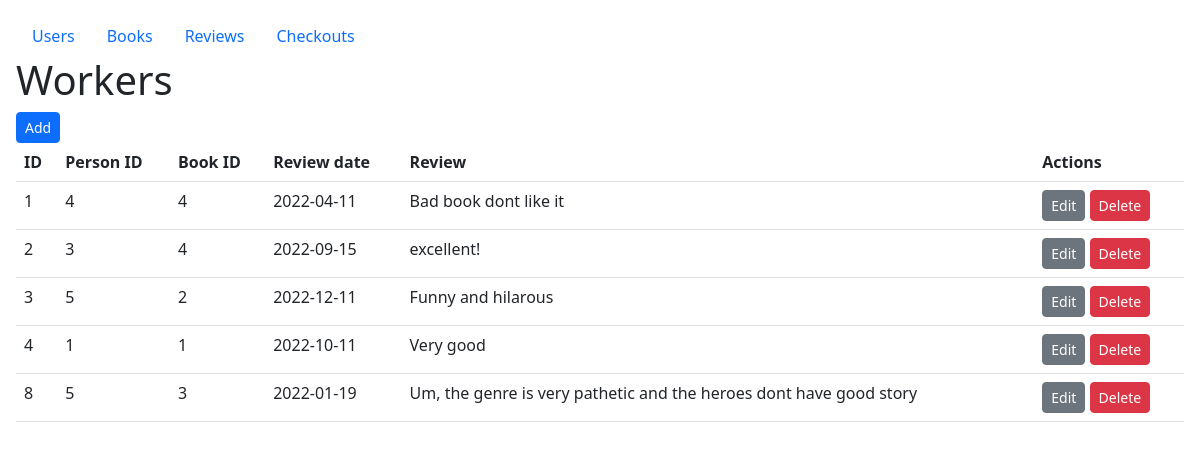
Screenshot of /reviews.php with the database file from the repository.
### tables this page shows
CREATE TABLE `reviews` (
  `id` int(255) NOT NULL,
  `Person_id` int(255) NOT NULL,
  `Book_id` int(255) NOT NULL,
  `Review_date` date NOT NULL DEFAULT current_timestamp(),
  `Review` varchar(255) NOT NULL
);

### reviews.php (the view)
<?php include('header.php')?>
<?php
$result = mysqli_query($link, "SELECT * FROM reviews");
?>
<h1>Workers</h1>
<a class="btn btn-primary btn-sm" href="review.php">Add</a>
<table class="table">
<thead>
    <tr>
        <th>ID</th>
        <th>Person ID</th>
        <th>Book ID</th>
        <th>Review date</th>
        <th>Review</th>
        <th>Actions</th>
    </tr>
</thead>
<tbody>
    <?php while ($row = mysqli_fetch_assoc($result)): ?>
    <tr>
        <td><?=$row["id"]?></td>
        <td><?=$row["Person_id"]?></td>
        <td><?=$row["Book_id"]?></td>
        <td><?=$row["Review_date"]?></td>
        <td><?=$row["Review"]?></td>
        <td>
            <a class="btn btn-secondary btn-sm" href="review.php?id=<?=$row["id"]?>">Edit</a>
            <a class="btn btn-danger btn-sm" href="functions.php?delete_review=<?=$row["id"]?>" onclick="return confirm('Confirm to delete review')">Delete</a>
        </td>
    </tr>
    <?php endwhile ?>
</tbody>
</table>
<?php include('footer.php')?>

### rows the page displays
reviews: id "1", Person "4", Book "4", Review_date "2022-04-11", Review "Bad book dont like it"
reviews: id "2", Person "3", Book "4", Review_date "2022-09-15", Review "excellent!"
reviews: id "3", Person "5", Book "2", Review_date "2022-12-11", Review "Funny and hilarous"
reviews: id "4", Person "1", Book "1", Review_date "2022-10-11", Review "Very good"
reviews: id "8", Person "5", Book "3", Review_date "2022-01-19", Review "Um, the genre is very pathetic and the heroes dont have good story"
